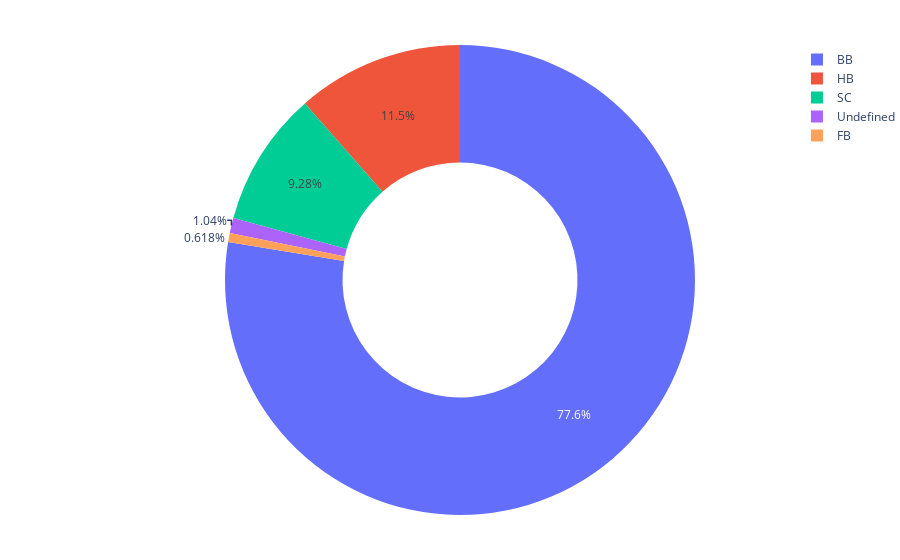

Write notebook code for a chart like this one.
### Code cell
fig = px. pie(df, values=df['meal'].value_counts(), names=df['meal'].value_counts().index, hole=0.5, height=500)
fig.update_layout(margin=dict(l=0, r=0, t=45, b=45))
fig.show()

### Figure 1 — Plotly figure (JSON) as saved in the notebook; plotly's stock layout.template omitted (floating-point values rounded to 4 significant figures)
{"data": [{"domain": {"x": [0, 1], "y": [0, 1]}, "hole": 0.5, "hovertemplate": "label=%{label}<br>value=%{value}<extra></extra>", "labels": ["BB", "HB", "SC", "Undefined", "FB"], "legendgroup": "", "name": "", "showlegend": true, "type": "pie", "values": [87331, 12914, 10443, 1169, 696]}], "layout": {"autosize": true, "legend": {"tracegroupgap": 0}, "margin": {"b": 45, "l": 0, "r": 0, "t": 45}}}
